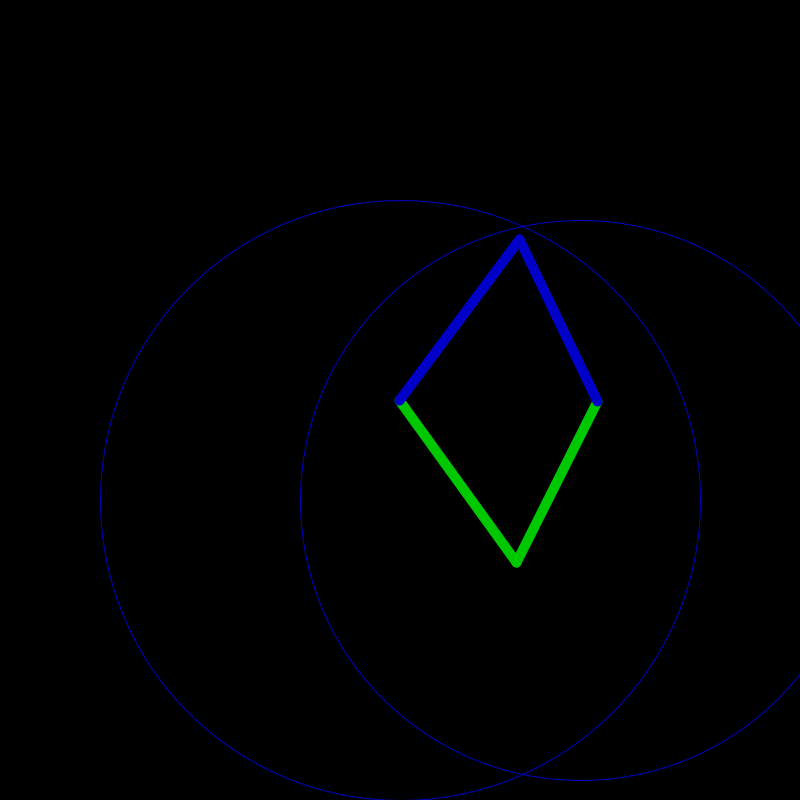
Frame 1 (no input)
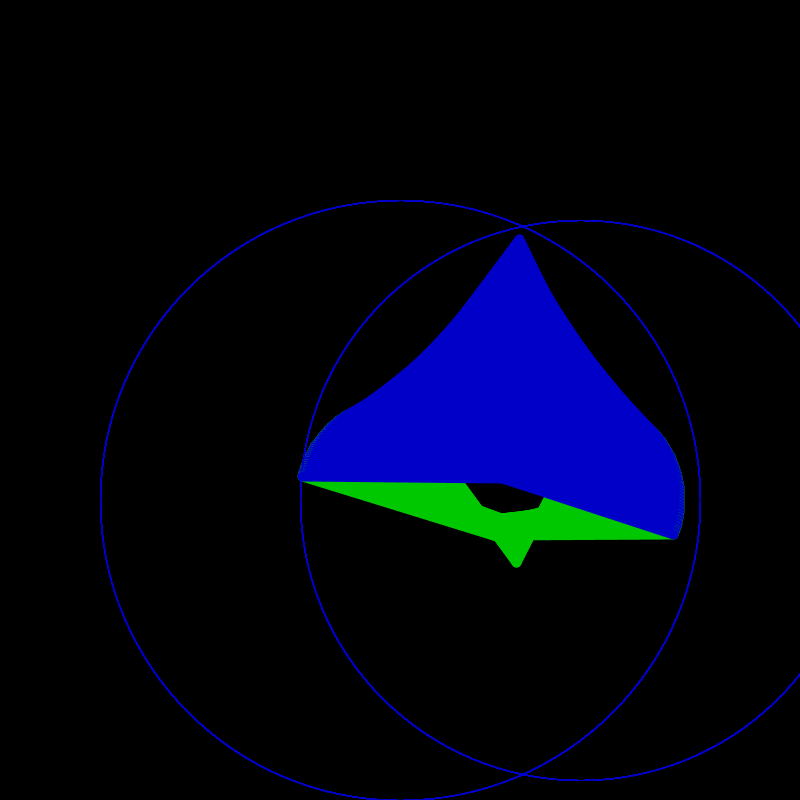
Frame 60 (the mouse pressed at the canvas centre just before this capture)
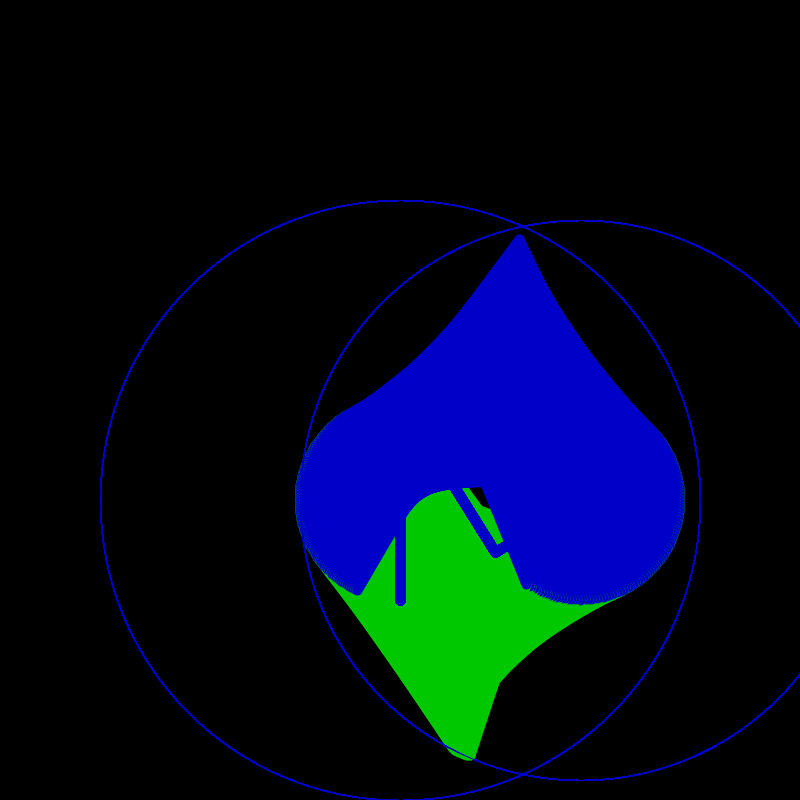
Frame 120 (the mouse held since frame 60 and released just before this capture)

The Processing sketch that drew these frames (run headless with seeded random() and noise(); from frame 60 on, the mouse is pressed at the canvas centre):

// Processing sketch: linkage5
// ── linkage5.pde
//linkage-five simulation.
//winxos 2014-03-02

//calculate the intersect points of two circle.
ArrayList<Float> calc_intersect(float x1, float y1, float x2, float y2, float r1, float r2) 
{
  float d=dist(x1, y1, x2, y2);
  float e=sqrt((d+r1+r2)*(d+r1-r2)*(d-r1+r2)*(-d+r1+r2))/4;

  float nx1=(x1+x2)/2+(x2-x1)*(r1*r1-r2*r2)/(2*d*d)-2*(y1-y2)*e/(d*d);
  float nx2=(x1+x2)/2+(x2-x1)*(r1*r1-r2*r2)/(2*d*d)+2*(y1-y2)*e/(d*d);
  float ny1=(y1+y2)/2+(y2-y1)*(r1*r1-r2*r2)/(2*d*d)+2*(x1-x2)*e/(d*d);
  float ny2=(y1+y2)/2+(y2-y1)*(r1*r1-r2*r2)/(2*d*d)-2*(x1-x2)*e/(d*d);
  ArrayList<Float> ans=new ArrayList<Float>();
  ans.add(nx1);
  ans.add(ny1);
  ans.add(nx2);
  ans.add(ny2);
  return ans;
}
//dynamic forehead solver
//input angles of two motor, update the middle point's location
void update_fore(float ang0, float ang1)
{
  ps[1].x=ps[0].x+l1*cos(radians(ang0));
  ps[1].y=ps[0].y+l1*sin(radians(ang0));
  ps[3].x=ps[4].x+l4*cos(radians(ang1));
  ps[3].y=ps[4].y+l4*sin(radians(ang1));
  ArrayList<Float> ans=calc_intersect(ps[1].x, ps[1].y, ps[3].x, ps[3].y, l2, l3);  
  line(ps[1].x, -ps[1].y, ans.get(0), -ans.get(1));
  line(ps[3].x, -ps[3].y, ans.get(0), -ans.get(1));
  stroke(color(0, 0, 200));
  line(ps[1].x, -ps[1].y, ans.get(2), -ans.get(3));
  line(ps[3].x, -ps[3].y, ans.get(2), -ans.get(3));
  ps[2].x=ans.get(0);
  ps[2].y=ans.get(1);
}
//dynamic backward solver
//input excutor's location, update motors angle.
void update_back(mp p)
{
  ArrayList<Float> ans;
  ans=calc_intersect(ps[0].x, ps[0].y,p.x,p.y, l1, l2);
  ps[1].x=ans.get(0);
  ps[1].y=ans.get(1);
  line(ps[1].x, -ps[1].y, p.x,-p.y);
  ans=calc_intersect(p.x,p.y, ps[4].x, ps[4].y,l3, l4);
  ps[3].x=ans.get(0);
  ps[3].y=ans.get(1);  
  line(ps[3].x, -ps[3].y, p.x,-p.y);
  
}
float l1, l2, l3, l4;
float ang0, ang1;
int offx, offy;
mp[] ps=new mp[5];

void setup()
{
  size(800, 800);
  smooth();
  background(0);
  frameRate(60);
  for (int i=0;i<5;i++)
  {
    ps[i]=new mp();
  }
  offx=400;
  offy=500;
  ps[0].x=0;
  ps[0].y=0;
  ps[4].x=180;
  ps[4].y=0;
  l1=100;
  l2=200;
  l3=180;
  l4=100;
  ang0=90;
  ang1=80;
}
int d1=1, d2=1;

void update()
{
  update_fore(ang0,ang1);
  mp p=new mp();
  p.x=mouseX-offx;
  p.y=offy-mouseY;
  update_back(p);
  ang0+=1.3*d1;
  ang1-=1.7*d2;
  // if (ang0>180 || ang0<80)d1=-d1;
  //if (ang1>110 || ang1<-30)d2=-d2;
}
void draw()
{
  clear();
  noFill();
  stroke(color(0, 200, 0));
  strokeWeight(10);
  pushMatrix();
  translate(offx, offy);
  update();
  line(ps[0].x, -ps[0].y, ps[1].x, -ps[1].y);
  line(ps[3].x, -ps[3].y, ps[4].x, -ps[4].y);
  strokeWeight(1);
  ellipse(ps[0].x, -ps[0].y, 2*(l1+l2), 2*(l1+l2));
  ellipse(ps[4].x, -ps[4].y, 2*(l3+l4), 2*(l3+l4));
  popMatrix();
}

// ── geo.pde
class mp
{
  public float x, y;
}
